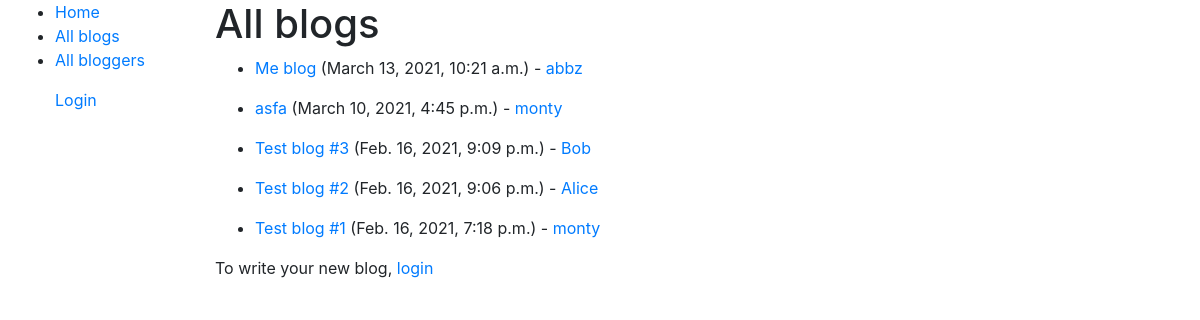
The page /blog/ on the database as committed earlier.
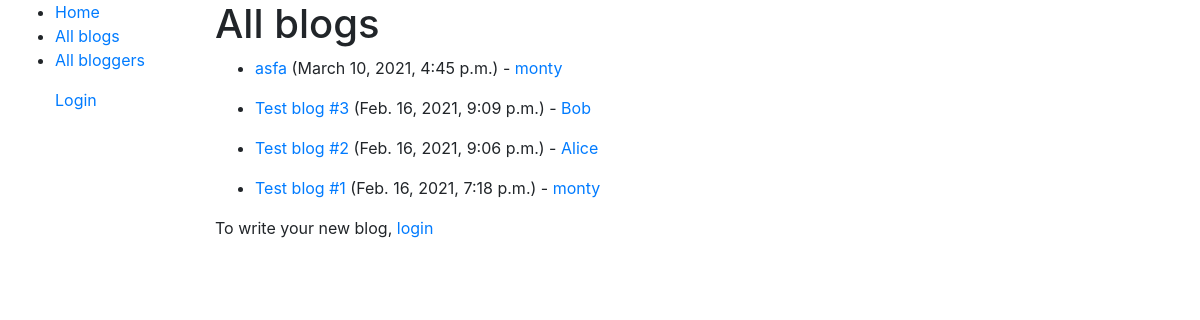
The same page on the database as committed later.
### blog/models.py (models this page shows, shortened)
class Post(models.Model):
    STATUS_CHOICES = (
            ("draft", "Draft"),
            ("published", "Published"),
        )
    title = models.CharField(max_length=100)
    slug = models.SlugField(max_length=250, unique_for_date="publish")
    summary = models.TextField(max_length=500, help_text="Give a brief summary of what your post is about")
    date_posted = models.DateTimeField(default=timezone.now)
    author = models.ForeignKey(User, on_delete=models.CASCADE)
    body = models.TextField()
    publish = models.DateTimeField(default=timezone.now)
    created = models.DateTimeField(auto_now_add=True)
    updated = models.DateTimeField(auto_now=True)
    genre = models.ForeignKey('Tag',null=True, on_delete=models.SET_NULL)
    status = models.CharField(
        max_length=10, choices=STATUS_CHOICES, default="draft"
    )
    class Meta:
        ordering = ("-publish",)

### blog/views.py (the view)
# urls.py: path('', views.index, name='home'),
def index(request):
    blogs = Post.objects.all()
    context = {
        'blogs':blogs
    }
    return render(request, 'index.html', context)

### blog/templates/index.html
{% extends 'base_generic.html' %}
{% block content %}
<h1>All blogs</h1>
{% for blog in blogs %}
<ul>
    <li><a href="{% url 'blog-detail' blog.pk %}">{{blog.title}}</a> ({{blog.date_posted}}) - <a href="">{{blog.author}}</a></li>
</ul>
{% endfor %}
{% if user.is_authenticated %}
    {% for group in user.groups.all %}
        {% if group.name == 'bloggers' %}
            <a href="{% url 'create-blog' %}">New blog?</a>
            {% elif group.name == 'viewers' %}
            <p>To wirte a blog, upgrade your status <a href="{% url 'upgrade-status' %}">here</a></p>
        {% endif %}
    {% endfor %}
{% else %}
    <p>To write your new blog, <a href="{% url 'login' %}">login</a></p>
{% endif %}
{% endblock content %}

### blog/templates/base_generic.html (shortened to what this page needs)
<!DOCTYPE html>
<html lang="en">
<head>
    <link rel="stylesheet" href="https://cdn.jsdelivr.net/npm/bootstrap@4.5.3/dist/css/bootstrap.min.css">
</head>
<body>
    <div class="container-fluid">
        <div class="row">
            <div class="col-sm-2">
                {% block sidebar %}
                    <ul class="sidebar-nav">
                        <li><a href="{% url 'home' %}">Home</a></li>
                        <li><a href="">All blogs</a></li>
                        <li><a href="">All bloggers</a></li>
                    </ul>
                {%endblock sidebar %}
                <ul class="sidebar-nav">
                    {% if user.is_authenticated%}
                        User: {{user.get_username}}
                        <li><a href="{% url 'logout' %}">Logout</a></li>
                    {% else%}
                        <a href="{% url 'login' %}?next={{request.path}}">Login</a>
                    {% endif %}
                </ul>
            </div>
            <div class="col-sm-10">
                {% block content %}
                {% endblock content %}
            </div>
        </div>
    </div>
</body>
</html>

Rows that differ between the two databases and show on the page:
removed Post: title "Me blog", date_posted "March 13, 2021, 10:21 a.m.", author "abbz"
